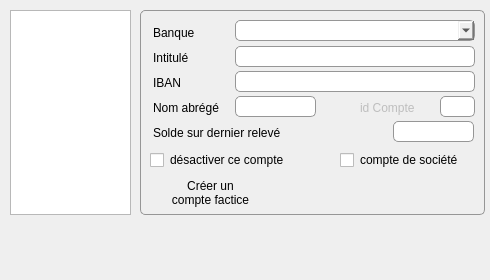
<?xml version="1.0" encoding="UTF-8"?>
<ui version="4.0">
 <class>dlg_gestioncomptes</class>
 <widget class="QDialog" name="dlg_gestioncomptes">
  <property name="geometry">
   <rect>
    <x>0</x>
    <y>0</y>
    <width>490</width>
    <height>280</height>
   </rect>
  </property>
  <property name="minimumSize">
   <size>
    <width>490</width>
    <height>280</height>
   </size>
  </property>
  <property name="maximumSize">
   <size>
    <width>490</width>
    <height>280</height>
   </size>
  </property>
  <property name="windowTitle">
   <string>Dialog</string>
  </property>
  <widget class="UpTableWidget" name="ComptesuptableWidget">
   <property name="geometry">
    <rect>
     <x>10</x>
     <y>10</y>
     <width>121</width>
     <height>205</height>
    </rect>
   </property>
   <property name="minimumSize">
    <size>
     <width>0</width>
     <height>205</height>
    </size>
   </property>
   <property name="maximumSize">
    <size>
     <width>16777215</width>
     <height>205</height>
    </size>
   </property>
   <property name="editTriggers">
    <set>QAbstractItemView::NoEditTriggers</set>
   </property>
   <property name="selectionMode">
    <enum>QAbstractItemView::SingleSelection</enum>
   </property>
   <property name="selectionBehavior">
    <enum>QAbstractItemView::SelectRows</enum>
   </property>
   <attribute name="horizontalHeaderShowSortIndicator" stdset="0">
    <bool>false</bool>
   </attribute>
  </widget>
  <widget class="QFrame" name="Compteframe">
   <property name="enabled">
    <bool>true</bool>
   </property>
   <property name="geometry">
    <rect>
     <x>140</x>
     <y>10</y>
     <width>345</width>
     <height>205</height>
    </rect>
   </property>
   <property name="minimumSize">
    <size>
     <width>345</width>
     <height>205</height>
    </size>
   </property>
   <property name="maximumSize">
    <size>
     <width>16777215</width>
     <height>204</height>
    </size>
   </property>
   <property name="styleSheet">
    <string notr="true">border: 1px solid rgb(150,150,150);
border-radius: 5px;
</string>
   </property>
   <property name="frameShape">
    <enum>QFrame::StyledPanel</enum>
   </property>
   <property name="frameShadow">
    <enum>QFrame::Raised</enum>
   </property>
   <widget class="QLabel" name="Soldelabel">
    <property name="enabled">
     <bool>true</bool>
    </property>
    <property name="geometry">
     <rect>
      <x>13</x>
      <y>115</y>
      <width>151</width>
      <height>16</height>
     </rect>
    </property>
    <property name="styleSheet">
     <string notr="true">border: 0px;</string>
    </property>
    <property name="text">
     <string>Solde sur dernier relevé</string>
    </property>
   </widget>
   <widget class="QLabel" name="NomAbregelabel">
    <property name="enabled">
     <bool>true</bool>
    </property>
    <property name="geometry">
     <rect>
      <x>13</x>
      <y>90</y>
      <width>92</width>
      <height>16</height>
     </rect>
    </property>
    <property name="styleSheet">
     <string notr="true">border: 0px;</string>
    </property>
    <property name="text">
     <string>Nom abrégé</string>
    </property>
   </widget>
   <widget class="QLabel" name="idComptelabel">
    <property name="enabled">
     <bool>false</bool>
    </property>
    <property name="geometry">
     <rect>
      <x>220</x>
      <y>90</y>
      <width>71</width>
      <height>16</height>
     </rect>
    </property>
    <property name="styleSheet">
     <string notr="true">border: 0px;</string>
    </property>
    <property name="text">
     <string>id Compte</string>
    </property>
   </widget>
   <widget class="UpLineEdit" name="SoldeuplineEdit">
    <property name="enabled">
     <bool>true</bool>
    </property>
    <property name="geometry">
     <rect>
      <x>253</x>
      <y>111</y>
      <width>81</width>
      <height>21</height>
     </rect>
    </property>
    <property name="maxLength">
     <number>15</number>
    </property>
    <property name="alignment">
     <set>Qt::AlignRight|Qt::AlignTrailing|Qt::AlignVCenter</set>
    </property>
   </widget>
   <widget class="QLabel" name="IBANlabel">
    <property name="enabled">
     <bool>true</bool>
    </property>
    <property name="geometry">
     <rect>
      <x>13</x>
      <y>65</y>
      <width>92</width>
      <height>16</height>
     </rect>
    </property>
    <property name="styleSheet">
     <string notr="true">border: 0px;</string>
    </property>
    <property name="text">
     <string>IBAN</string>
    </property>
   </widget>
   <widget class="QLabel" name="Banquelabel">
    <property name="enabled">
     <bool>true</bool>
    </property>
    <property name="geometry">
     <rect>
      <x>13</x>
      <y>15</y>
      <width>92</width>
      <height>16</height>
     </rect>
    </property>
    <property name="styleSheet">
     <string notr="true">border: 0px;</string>
    </property>
    <property name="text">
     <string>Banque</string>
    </property>
   </widget>
   <widget class="UpLineEdit" name="NomCompteAbregeuplineEdit">
    <property name="enabled">
     <bool>true</bool>
    </property>
    <property name="geometry">
     <rect>
      <x>95</x>
      <y>86</y>
      <width>81</width>
      <height>21</height>
     </rect>
    </property>
    <property name="maxLength">
     <number>10</number>
    </property>
   </widget>
   <widget class="UpLineEdit" name="IBANuplineEdit">
    <property name="enabled">
     <bool>true</bool>
    </property>
    <property name="geometry">
     <rect>
      <x>95</x>
      <y>61</y>
      <width>240</width>
      <height>21</height>
     </rect>
    </property>
    <property name="maxLength">
     <number>33</number>
    </property>
   </widget>
   <widget class="QLabel" name="IntituleComptelabel">
    <property name="enabled">
     <bool>true</bool>
    </property>
    <property name="geometry">
     <rect>
      <x>13</x>
      <y>40</y>
      <width>92</width>
      <height>16</height>
     </rect>
    </property>
    <property name="styleSheet">
     <string notr="true">border: 0px;</string>
    </property>
    <property name="text">
     <string>Intitulé</string>
    </property>
   </widget>
   <widget class="UpLineEdit" name="idCompteupLineEdit">
    <property name="enabled">
     <bool>false</bool>
    </property>
    <property name="geometry">
     <rect>
      <x>300</x>
      <y>86</y>
      <width>35</width>
      <height>21</height>
     </rect>
    </property>
    <property name="focusPolicy">
     <enum>Qt::NoFocus</enum>
    </property>
    <property name="text">
     <string/>
    </property>
    <property name="maxLength">
     <number>10</number>
    </property>
    <property name="alignment">
     <set>Qt::AlignRight|Qt::AlignTrailing|Qt::AlignVCenter</set>
    </property>
   </widget>
   <widget class="UpLineEdit" name="IntituleCompteuplineEdit">
    <property name="enabled">
     <bool>true</bool>
    </property>
    <property name="geometry">
     <rect>
      <x>95</x>
      <y>36</y>
      <width>240</width>
      <height>21</height>
     </rect>
    </property>
    <property name="maxLength">
     <number>80</number>
    </property>
   </widget>
   <widget class="QComboBox" name="BanqueupcomboBox">
    <property name="enabled">
     <bool>true</bool>
    </property>
    <property name="geometry">
     <rect>
      <x>95</x>
      <y>10</y>
      <width>240</width>
      <height>21</height>
     </rect>
    </property>
    <property name="editable">
     <bool>false</bool>
    </property>
   </widget>
   <widget class="UpSmallButton" name="OKModifupSmallButton">
    <property name="geometry">
     <rect>
      <x>305</x>
      <y>170</y>
      <width>30</width>
      <height>30</height>
     </rect>
    </property>
    <property name="focusPolicy">
     <enum>Qt::NoFocus</enum>
    </property>
    <property name="styleSheet">
     <string notr="true">border: 0px</string>
    </property>
    <property name="text">
     <string/>
    </property>
    <property name="icon">
     <iconset resource="Images/images.qrc">
      <normaloff>:/save.png</normaloff>:/save.png</iconset>
    </property>
    <property name="iconSize">
     <size>
      <width>20</width>
      <height>20</height>
     </size>
    </property>
    <property name="flat">
     <bool>true</bool>
    </property>
   </widget>
   <widget class="UpSmallButton" name="AnnulModifupSmallButton">
    <property name="geometry">
     <rect>
      <x>270</x>
      <y>170</y>
      <width>30</width>
      <height>30</height>
     </rect>
    </property>
    <property name="focusPolicy">
     <enum>Qt::NoFocus</enum>
    </property>
    <property name="styleSheet">
     <string notr="true">border: 0px</string>
    </property>
    <property name="text">
     <string/>
    </property>
    <property name="icon">
     <iconset resource="Images/images.qrc">
      <normaloff>:/Supprime.png</normaloff>:/Supprime.png</iconset>
    </property>
    <property name="iconSize">
     <size>
      <width>30</width>
      <height>30</height>
     </size>
    </property>
    <property name="flat">
     <bool>true</bool>
    </property>
   </widget>
   <widget class="QCheckBox" name="CompteSocietecheckBox">
    <property name="enabled">
     <bool>true</bool>
    </property>
    <property name="geometry">
     <rect>
      <x>200</x>
      <y>140</y>
      <width>141</width>
      <height>20</height>
     </rect>
    </property>
    <property name="focusPolicy">
     <enum>Qt::NoFocus</enum>
    </property>
    <property name="styleSheet">
     <string notr="true">border:0px</string>
    </property>
    <property name="text">
     <string>compte de société</string>
    </property>
    <property name="checkable">
     <bool>true</bool>
    </property>
   </widget>
   <widget class="QPushButton" name="CompteFacticePushButton">
    <property name="geometry">
     <rect>
      <x>5</x>
      <y>165</y>
      <width>131</width>
      <height>35</height>
     </rect>
    </property>
    <property name="focusPolicy">
     <enum>Qt::NoFocus</enum>
    </property>
    <property name="contextMenuPolicy">
     <enum>Qt::NoContextMenu</enum>
    </property>
    <property name="toolTip">
     <string>un compte factice</string>
    </property>
    <property name="styleSheet">
     <string notr="true">border: Opx solid rgb(150,150,150);</string>
    </property>
    <property name="text">
     <string>Créer un
compte factice</string>
    </property>
    <property name="icon">
     <iconset resource="Images/images.qrc">
      <normaloff>:/help.png</normaloff>:/help.png</iconset>
    </property>
    <property name="iconSize">
     <size>
      <width>35</width>
      <height>35</height>
     </size>
    </property>
    <property name="flat">
     <bool>true</bool>
    </property>
   </widget>
   <widget class="QCheckBox" name="DesactiveComptecheckBox">
    <property name="enabled">
     <bool>true</bool>
    </property>
    <property name="geometry">
     <rect>
      <x>10</x>
      <y>140</y>
      <width>151</width>
      <height>20</height>
     </rect>
    </property>
    <property name="focusPolicy">
     <enum>Qt::NoFocus</enum>
    </property>
    <property name="styleSheet">
     <string notr="true">border:0px</string>
    </property>
    <property name="text">
     <string>désactiver ce compte</string>
    </property>
    <property name="checkable">
     <bool>true</bool>
    </property>
   </widget>
  </widget>
 </widget>
 <customwidgets>
  <customwidget>
   <class>UpLineEdit</class>
   <extends>QLineEdit</extends>
   <header>uplineedit.h</header>
  </customwidget>
  <customwidget>
   <class>UpSmallButton</class>
   <extends>QPushButton</extends>
   <header>upsmallbutton.h</header>
  </customwidget>
  <customwidget>
   <class>UpTableWidget</class>
   <extends>QTableWidget</extends>
   <header>uptablewidget.h</header>
  </customwidget>
 </customwidgets>
 <tabstops>
  <tabstop>ComptesuptableWidget</tabstop>
  <tabstop>BanqueupcomboBox</tabstop>
  <tabstop>IntituleCompteuplineEdit</tabstop>
  <tabstop>IBANuplineEdit</tabstop>
  <tabstop>NomCompteAbregeuplineEdit</tabstop>
  <tabstop>SoldeuplineEdit</tabstop>
  <tabstop>idCompteupLineEdit</tabstop>
  <tabstop>OKModifupSmallButton</tabstop>
  <tabstop>AnnulModifupSmallButton</tabstop>
 </tabstops>
 <resources>
  <include location="Images/images.qrc"/>
 </resources>
 <connections/>
</ui>
